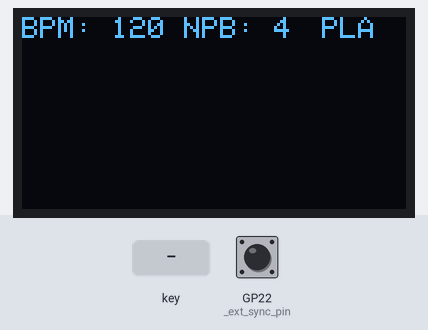
A program run on a simulated Raspberry Pi Pico running CircuitPython. Parts: 128×64 one-colour display. The test bench sets the inputs (shaded band); at power-on: GP22 (_ext_sync_pin) HIGH. MIDI messages are not drawn; what the program prints to the serial console is not drawn.

Above: at 1.2 s.
1.3 s: key number 2 pressed for 0.2 s
At 2.5 s:
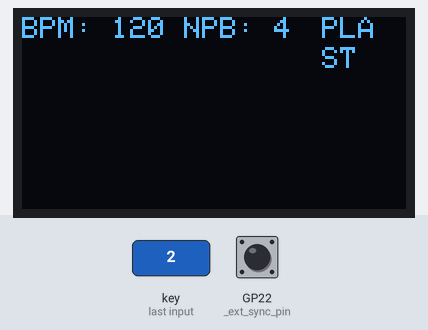
2.8 s: key number 0 pressed for 0.2 s
At 3.5 s:
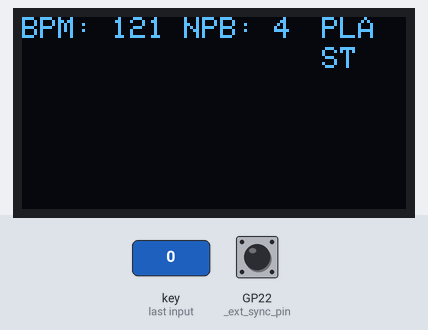
4.4 s: key number 3 pressed for 0.2 s
At 5.4 s:
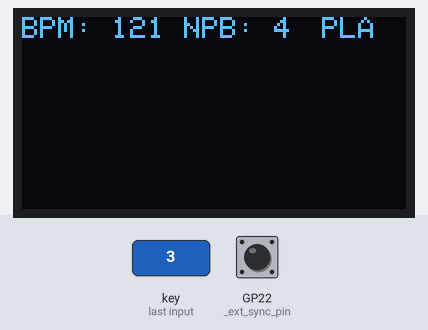
5.9 s: key number 3 pressed for 0.2 s
At 6.9 s:
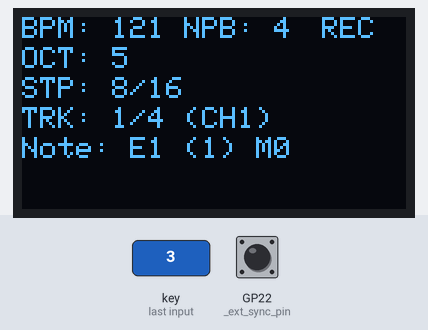
7.5 s: key number 4 pressed for 0.2 s
At 8.4 s:
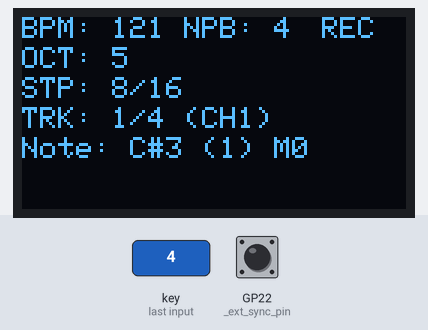
9.2 s: key number 9 pressed for 0.2 s
At 10.4 s:
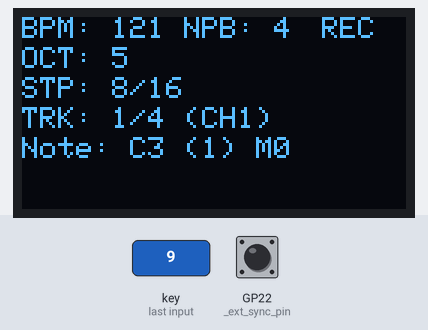
Timing chart, 0 to 11.8 s (numbered marks = the images above; inputs shaded):
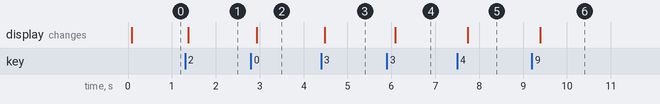

The program:

main_v2.py
```python
import usb_midi
import adafruit_ssd1306
import digitalio

import board
import busio as io
import time
import keypad
import asyncio

_ext_sync_pin = digitalio.DigitalInOut(board.GP22)
_ext_sync_pin.direction = digitalio.Direction.INPUT
_ext_sync_pin.pull = digitalio.Pull.UP

t1b1 = ["C", "C#", "D", "D#", "E", "F", "F#", "G", "G#", "A", "A#", "B"]
keymap = dict()
keymap[9] = 0
keymap[4] = 1
keymap[19] = 2
keymap[14] = 3
keymap[18] = 4
keymap[13] = 5
keymap[12] = 6
keymap[17] = 7
keymap[11] = 8
keymap[16] = 9
keymap[10] = 10
keymap[15] = 11
keymap[3] = 12
keymap[2] = 13
keymap[1] = 14
keymap[0] = 15
keymap[8] = 16
keymap[7] = 17
keymap[6] = 18
keymap[5] = 19


def midi2str(midi):
    note = midi[0]
    l = midi[2]
    m = midi[3]
    return "{} ({}) M{}".format(t1b1[note % 12] + str(int(note / 12) - 2), 2 ** l, m)


def nt(num):
    return (num, 127, 0, 0)


def e1m1():
    return [nt(28), nt(40), nt(52), nt(28), nt(40), nt(50), nt(28), nt(40), nt(48), nt(28), nt(40), nt(46), nt(28), nt(40), nt(47), nt(48)]


def prepare_but(pin):
    p = digitalio.DigitalInOut(pin)
    p.direction = digitalio.Direction.INPUT
    p.pull = digitalio.Pull.UP
    return lambda: p.value


async def wait(ms):
    await asyncio.sleep_ms(int(ms))


async def wait_for_trigger(interval_ms=1):
    global _ext_sync_pin, _step_mode
    previous_value = _ext_sync_pin.value
    while True:
        current_value = _ext_sync_pin.value
        if (not current_value and previous_value) or not _step_mode:
            print("Ext trigger...")
            break
        await asyncio.sleep_ms(interval_ms)
        previous_value = current_value


keyboard = keypad.KeyMatrix(row_pins=(board.GP6, board.GP7, board.GP8, board.GP9), column_pins=(
    board.GP10, board.GP11, board.GP12, board.GP13, board.GP14), columns_to_anodes=False, interval=0.02)

i2c = io.I2C(board.GP21, board.GP20)
oled = adafruit_ssd1306.SSD1306_I2C(128, 64, i2c, addr=0x3C)
uart_midi = io.UART(board.GP4, board.GP5, baudrate=32250)
usb_midi_out = usb_midi.ports[1]

oled.fill(0)
oled.show()

_tempo = 120
_steps = 16
_step = 0
_step_progress = 0
_notes_per_beat = 2

_track = 0
_tracks = 4
_octave = 5

_last_step_time = 0
_full_velocity = True
_recording = False
_step_mode = False
_redraw = True

_data = []
_channels = []

for i in range(_tracks):
    _data.append([])
    _channels.append(0)
    for j in range(_steps):
        _data[i].append((-1, 0, 0, 0))

_data[0] = e1m1()
print(_data)


def reset_track(t):
    for j in range(_steps):
        _data[t][j] = ((-1, 0, 0, 0))


midilock = asyncio.Lock()
datalock = asyncio.Lock()


def _send_note_on(note, vel, ch=0):
    note_on_status = (0x90 | (ch))
    msg = bytearray([note_on_status, note, vel])
    uart_midi.write(msg)
    usb_midi_out.write(msg)


def _send_note_off(note, ch=0):
    note_off_status = (0x80 | (ch))
    msg = bytearray([note_off_status, note, 0])
    uart_midi.write(msg)
    usb_midi_out.write(msg)


async def send_note_on(note, vel, ch=0):
    note_on_status = (0x90 | (ch))
    msg = bytearray([note_on_status, note, vel])
    async with midilock:
        uart_midi.write(msg)
        usb_midi_out.write(msg)


async def send_note_off(note, ch=0):
    note_off_status = (0x80 | (ch))
    msg = bytearray([note_off_status, note, 0])
    async with midilock:
        uart_midi.write(msg)
        usb_midi_out.write(msg)


async def send_note(note, vel, duration, ch=0):
    await send_note_on(note, vel, ch)
    await asyncio.sleep_ms(duration)
    await send_note_off(note, ch)


async def send_note_triplet(note, vel, duration, ch=0):
    await send_note_on(note, vel, ch)
    await asyncio.sleep_ms(int(duration / 3 * 0.9))
    await send_note_off(note, ch)
    await asyncio.sleep_ms(int(duration * 0.1))
    await send_note_on(note, vel, ch)
    await asyncio.sleep_ms(int(duration / 3 * 0.9))
    await send_note_off(note, ch)
    await asyncio.sleep_ms(int(duration * 0.1))
    await send_note_on(note, vel, ch)
    await asyncio.sleep_ms(int(duration / 3 * 0.9))
    await send_note_off(note, ch)
    await asyncio.sleep_ms(int(duration * 0.1))


async def send_note_doublet(note, vel, duration, ch=0):
    await send_note_on(note, vel, ch)
    await asyncio.sleep_ms(int(duration / 2 * 0.9))
    await send_note_off(note, ch)
    await asyncio.sleep_ms(int(duration * 0.1))
    await send_note_on(note, vel, ch)
    await asyncio.sleep_ms(int(duration / 2 * 0.9))
    await send_note_off(note, ch)


async def all_notes_off():
    tasks = []
    for i in range(_tracks):
        for j in range(_steps):
            if not _data[i][j][0] == -1:
                tasks.append(send_note_off(_data[i][j][0], _channels[i]))
    await asyncio.gather(*tasks)


async def get_display_data():
    async with datalock:
        return (_tempo, _octave, _step, _steps, _track, _tracks, _recording, _step_mode, _channels[_track], _data[_track][_step], _notes_per_beat, _redraw)


async def get_application_data():
    async with datalock:
        return (_tempo, _octave, _step, _steps, _track, _tracks, _recording, _step_mode, _channels[_track], _notes_per_beat)


async def update_application_data(tempo, octave, recording, step_mode, track, channel, notes_per_beat):
    global _tempo, _octave, _step_mode, _track, _recording, _channels, _notes_per_beat
    async with datalock:
        _tempo = tempo
        _octave = octave
        _step_mode = step_mode
        _track = track
        _channels[track] = channel
        _notes_per_beat = notes_per_beat
        _recording = recording


async def get_step_data(track, step):
    global _data
    async with datalock:
        return _data[track][step]


async def set_step_data(track, step, step_data):
    global _data
    async with datalock:
        _data[track][step] = step_data


async def next_step():
    global _step, _steps
    async with datalock:
        _step += 1
        if _step >= _steps:
            _step -= _steps


async def update_display():
    global _redraw
    while True:
        tempo, octave, step, steps, track, tracks, recording, step_mode, current_channel, step_data, notes_per_beat, redraw = await get_display_data()
        if recording:
            oled.fill(0)
            oled.text("BPM: {} NPB: {}".format(
                tempo, 2 ** notes_per_beat), 0, 0, 1)
            oled.text("OCT: {}".format(octave), 0, 10, 1)
            oled.text("STP: {}/{}".format(step + 1, steps), 0, 20, 1)
            oled.text("TRK: {}/{} (CH{})".format(track + 1,
                                                 tracks, current_channel + 1), 0, 30, 1)
            if step_data[0] == -1:
                oled.text("Note: -", 0, 40, 1)
            else:
                oled.text("Note: {}".format(midi2str(step_data)), 0, 40, 1)
            if recording:
                oled.text("REC", 100, 0, 1)
            if step_mode:
                oled.text("ST", 100, 10, 1)
            oled.show()
            await asyncio.sleep_ms(100)
        elif redraw:
            oled.fill(0)
            oled.text("BPM: {} NPB: {}".format(
                tempo, 2 ** notes_per_beat), 0, 0, 1)
            oled.text("PLA", 100, 0, 1)
            if step_mode:
                oled.text("ST", 100, 10, 1)
            oled.show()
            _redraw = False
            await asyncio.sleep_ms(100)
        else:
            await asyncio.sleep_ms(100)


async def handle_input():
    modifier1_pressed = False
    modifier2_pressed = False
    global _redraw
    while True:
        tempo, octave, step, steps, track, tracks, recording, step_mode, current_channel, notes_per_beat = await get_application_data()
        while True:
            e = keyboard.events.get()
            if e == None:
                break

            key = keymap[e.key_number]

            if key < 12:
                if e.pressed:
                    await send_note_on(key + octave * 12, 127)

                    if recording:
                        await set_step_data(track, step, (key + octave * 12, 127, 0, 0))
                else:
                    await send_note_off(key + octave * 12)
                    pass

            elif e.pressed:
                if not recording:
                    _redraw = True

                if key == 12:
                    if modifier1_pressed:
                        reset_track(track)
                    else:
                        if not step_mode:
                            recording = not recording
                        else:
                            step_mode = False
                elif key == 13:
                    if not step_mode:
                        step_mode = True
                    else:
                        await next_step()
                elif key == 14:
                    if modifier1_pressed:
                        notes_per_beat += 1
                        if notes_per_beat > 4:
                            notes_per_beat = 0
                    else:
                        if recording:
                            n, v, l, m = await get_step_data(track, step)
                            l += 1
                            if l > 4:
                                l = 0

                            await set_step_data(track, step, (n, v, l, m))
                elif key == 15:
                    if modifier1_pressed:
                        octave += 1
                    elif modifier2_pressed:
                        current_channel += 1
                    elif not recording:
                        tempo += 1
                    else:
                        track += 1
                elif key == 16:
                    modifier1_pressed = True
                elif key == 17:
                    modifier2_pressed = True
                elif key == 18:
                    if recording:
                        n, v, l, m = await get_step_data(track, step)
                        m += 1
                        if m > 2:
                            m = 0

                        await set_step_data(track, step, (n, v, l, m))
                elif key == 19:
                    if modifier1_pressed:
                        octave -= 1
                    elif modifier2_pressed:
                        current_channel -= 1
                    elif not recording:
                        tempo -= 1
                    else:
                        track -= 1

                if key == 15 or key == 19:
                    if modifier1_pressed:
                        if octave < 0:
                            octave = 9
                        elif octave > 9:
                            octave = 0
                    elif modifier2_pressed:
                        if current_channel < 0:
                            current_channel = 15
                        elif current_channel > 15:
                            current_channel = 0
                    elif not recording:
                        if tempo < 0:
                            tempo = 0
                        elif tempo > 240:
                            tempo = 240
                    else:
                        if track < 0:
                            track = tracks - 1
                        elif track >= tracks:
                            track = 0
            elif e.released:
                if key == 16:
                    modifier1_pressed = False
                if key == 17:
                    modifier2_pressed = False

        await update_application_data(tempo, octave, recording, step_mode, track, current_channel, notes_per_beat)
        await asyncio.sleep_ms(10)


async def sequencer_routine():
    while True:
        tempo, octave, step, steps, track, tracks, recording, step_mode, current_channel, notes_per_beat = await get_application_data()
        tasks = []

        if recording:
            await asyncio.sleep_ms(33)
            continue

        target_step_time = 60000 // tempo // (2 ** notes_per_beat)

        for i in range(tracks):
            step_data = await get_step_data(i, step)
            if not step_data[0] == -1:
                if step_data[3] == 1:
                    tasks.append(send_note_doublet(step_data[0], step_data[1], int(
                        target_step_time / (2 ** step_data[2]))))
                elif step_data[3] == 2:
                    tasks.append(send_note_triplet(step_data[0], step_data[1], int(
                        target_step_time / (2 ** step_data[2]))))
                else:
                    tasks.append(send_note(step_data[0], step_data[1], int(
                        target_step_time / (2 ** step_data[2]))))

        await next_step()
        if not step_mode:
            tasks.append(wait(target_step_time))
        else:
            tasks.append(wait_for_trigger())
        await asyncio.gather(*tasks)


async def main():
    input_task = asyncio.create_task(handle_input())
    display_task = asyncio.create_task(update_display())
    sequencer_task = asyncio.create_task(sequencer_routine())

    await asyncio.gather(sequencer_task, display_task, input_task)

asyncio.run(main())
```

Measured:
- after the input at 1.3 s, the display: changes after 0.07 s (image 1)
- after the input at 2.8 s, the display: changes after 0.13 s (image 2)
- after the input at 4.4 s, the display: changes after 0.09 s (image 3)
- after the input at 5.9 s, the display: changes after 0.19 s (image 4)
- after the input at 7.5 s, the display: changes after 0.23 s (image 5)
- after the input at 9.2 s, the display: changes after 0.19 s (image 6)
